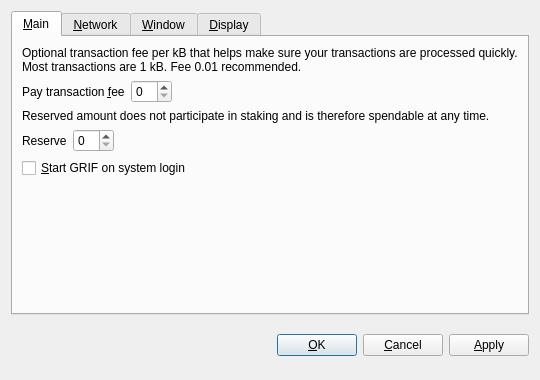
<?xml version="1.0" encoding="UTF-8"?>
<ui version="4.0">
 <class>OptionsDialog</class>
 <widget class="QDialog" name="OptionsDialog">
  <property name="geometry">
   <rect>
    <x>0</x>
    <y>0</y>
    <width>540</width>
    <height>380</height>
   </rect>
  </property>
  <property name="windowTitle">
   <string>Options</string>
  </property>
  <property name="modal">
   <bool>true</bool>
  </property>
  <layout class="QVBoxLayout" name="verticalLayout">
   <item>
    <widget class="QTabWidget" name="tabWidget">
     <property name="tabPosition">
      <enum>QTabWidget::North</enum>
     </property>
     <property name="currentIndex">
      <number>0</number>
     </property>
     <widget class="QWidget" name="tabMain">
      <attribute name="title">
       <string>&amp;Main</string>
      </attribute>
      <layout class="QVBoxLayout" name="verticalLayout_Main">
       <item>
        <widget class="QLabel" name="transactionFeeInfoLabel">
         <property name="text">
          <string>Optional transaction fee per kB that helps make sure your transactions are processed quickly. Most transactions are 1 kB. Fee 0.01 recommended.</string>
         </property>
         <property name="textFormat">
          <enum>Qt::PlainText</enum>
         </property>
         <property name="wordWrap">
          <bool>true</bool>
         </property>
        </widget>
       </item>
       <item>
        <layout class="QHBoxLayout" name="horizontalLayoutFee">
         <item>
          <widget class="QLabel" name="transactionFeeLabel">
           <property name="text">
            <string>Pay transaction &amp;fee</string>
           </property>
           <property name="textFormat">
            <enum>Qt::PlainText</enum>
           </property>
           <property name="buddy">
            <cstring>transactionFee</cstring>
           </property>
          </widget>
         </item>
         <item>
          <widget class="BitcoinAmountField" name="transactionFee"/>
         </item>
         <item>
          <spacer name="horizontalSpacerFee">
           <property name="orientation">
            <enum>Qt::Horizontal</enum>
           </property>
           <property name="sizeHint" stdset="0">
            <size>
             <width>40</width>
             <height>20</height>
            </size>
           </property>
          </spacer>
         </item>
        </layout>
       </item>
       <item>
        <widget class="QLabel" name="reserveBalanceInfoLabel">
         <property name="text">
          <string>Reserved amount does not participate in staking and is therefore spendable at any time.</string>
         </property>
         <property name="textFormat">
          <enum>Qt::PlainText</enum>
         </property>
         <property name="wordWrap">
          <bool>true</bool>
         </property>
        </widget>
       </item>
       <item>
        <layout class="QHBoxLayout" name="horizontalLayoutReserveBalance">
         <item>
          <widget class="QLabel" name="reserveBalanceLabel">
           <property name="text">
            <string>Reserve</string>
           </property>
           <property name="textFormat">
            <enum>Qt::PlainText</enum>
           </property>
           <property name="buddy">
            <cstring>reserveBalance</cstring>
           </property>
          </widget>
         </item>
         <item>
          <widget class="BitcoinAmountField" name="reserveBalance"/>
         </item>
         <item>
          <spacer name="horizontalSpacerReserveBalance">
           <property name="orientation">
            <enum>Qt::Horizontal</enum>
           </property>
           <property name="sizeHint" stdset="0">
            <size>
             <width>40</width>
             <height>20</height>
            </size>
           </property>
          </spacer>
         </item>
        </layout>
       </item>
       <item>
        <widget class="QCheckBox" name="bitcoinAtStartup">
         <property name="toolTip">
          <string>Automatically start GRIF after logging in to the system.</string>
         </property>
         <property name="text">
          <string>&amp;Start GRIF on system login</string>
         </property>
        </widget>
       </item>
       <item>
        <spacer name="verticalSpacer_Main">
         <property name="orientation">
          <enum>Qt::Vertical</enum>
         </property>
         <property name="sizeHint" stdset="0">
          <size>
           <width>20</width>
           <height>40</height>
          </size>
         </property>
        </spacer>
       </item>
      </layout>
     </widget>
     <widget class="QWidget" name="tabNetwork">
      <attribute name="title">
       <string>&amp;Network</string>
      </attribute>
      <layout class="QVBoxLayout" name="verticalLayout_Network">
       <item>
        <widget class="QCheckBox" name="mapPortUpnp">
         <property name="toolTip">
          <string>Automatically open the GRIF client port on the router. This only works when your router supports UPnP and it is enabled.</string>
         </property>
         <property name="text">
          <string>Map port using &amp;UPnP</string>
         </property>
        </widget>
       </item>
       <item>
        <widget class="QCheckBox" name="connectSocks">
         <property name="toolTip">
          <string>Connect to the GRIF network through a SOCKS proxy (e.g. when connecting through Tor).</string>
         </property>
         <property name="text">
          <string>&amp;Connect through SOCKS proxy:</string>
         </property>
        </widget>
       </item>
       <item>
        <layout class="QHBoxLayout" name="horizontalLayout_Network">
         <item>
          <widget class="QLabel" name="proxyIpLabel">
           <property name="text">
            <string>Proxy &amp;IP:</string>
           </property>
           <property name="textFormat">
            <enum>Qt::PlainText</enum>
           </property>
           <property name="buddy">
            <cstring>proxyIp</cstring>
           </property>
          </widget>
         </item>
         <item>
          <widget class="QValidatedLineEdit" name="proxyIp">
           <property name="maximumSize">
            <size>
             <width>140</width>
             <height>16777215</height>
            </size>
           </property>
           <property name="toolTip">
            <string>IP address of the proxy (e.g. 127.0.0.1)</string>
           </property>
          </widget>
         </item>
         <item>
          <widget class="QLabel" name="proxyPortLabel">
           <property name="text">
            <string>&amp;Port:</string>
           </property>
           <property name="textFormat">
            <enum>Qt::PlainText</enum>
           </property>
           <property name="buddy">
            <cstring>proxyPort</cstring>
           </property>
          </widget>
         </item>
         <item>
          <widget class="QLineEdit" name="proxyPort">
           <property name="maximumSize">
            <size>
             <width>55</width>
             <height>16777215</height>
            </size>
           </property>
           <property name="toolTip">
            <string>Port of the proxy (e.g. 9050)</string>
           </property>
          </widget>
         </item>
         <item>
          <widget class="QLabel" name="socksVersionLabel">
           <property name="text">
            <string>SOCKS &amp;Version:</string>
           </property>
           <property name="textFormat">
            <enum>Qt::PlainText</enum>
           </property>
           <property name="buddy">
            <cstring>socksVersion</cstring>
           </property>
          </widget>
         </item>
         <item>
          <widget class="QValueComboBox" name="socksVersion">
           <property name="toolTip">
            <string>SOCKS version of the proxy (e.g. 5)</string>
           </property>
          </widget>
         </item>
         <item>
          <spacer name="horizontalSpacer_Network">
           <property name="orientation">
            <enum>Qt::Horizontal</enum>
           </property>
           <property name="sizeHint" stdset="0">
            <size>
             <width>40</width>
             <height>20</height>
            </size>
           </property>
          </spacer>
         </item>
        </layout>
       </item>
       <item>
        <spacer name="verticalSpacer_Network">
         <property name="orientation">
          <enum>Qt::Vertical</enum>
         </property>
         <property name="sizeHint" stdset="0">
          <size>
           <width>20</width>
           <height>40</height>
          </size>
         </property>
        </spacer>
       </item>
      </layout>
     </widget>
     <widget class="QWidget" name="tabWindow">
      <attribute name="title">
       <string>&amp;Window</string>
      </attribute>
      <layout class="QVBoxLayout" name="verticalLayout_Window">
       <item>
        <widget class="QCheckBox" name="minimizeToTray">
         <property name="toolTip">
          <string>Show only a tray icon after minimizing the window.</string>
         </property>
         <property name="text">
          <string>&amp;Minimize to the tray instead of the taskbar</string>
         </property>
        </widget>
       </item>
       <item>
        <widget class="QCheckBox" name="minimizeOnClose">
         <property name="toolTip">
          <string>Minimize instead of exit the application when the window is closed. When this option is enabled, the application will be closed only after selecting Quit in the menu.</string>
         </property>
         <property name="text">
          <string>M&amp;inimize on close</string>
         </property>
        </widget>
       </item>
       <item>
        <spacer name="verticalSpacer_Window">
         <property name="orientation">
          <enum>Qt::Vertical</enum>
         </property>
         <property name="sizeHint" stdset="0">
          <size>
           <width>20</width>
           <height>40</height>
          </size>
         </property>
        </spacer>
       </item>
      </layout>
     </widget>
     <widget class="QWidget" name="tabDisplay">
      <attribute name="title">
       <string>&amp;Display</string>
      </attribute>
      <layout class="QVBoxLayout" name="verticalLayout_Display">
       <item>
        <layout class="QHBoxLayout" name="horizontalLayout_1_Display">
         <item>
          <widget class="QLabel" name="langLabel">
           <property name="text">
            <string>User Interface &amp;language:</string>
           </property>
           <property name="textFormat">
            <enum>Qt::PlainText</enum>
           </property>
           <property name="buddy">
            <cstring>lang</cstring>
           </property>
          </widget>
         </item>
         <item>
          <widget class="QValueComboBox" name="lang">
           <property name="toolTip">
            <string>The user interface language can be set here. This setting will take effect after restarting GRIF.</string>
           </property>
          </widget>
         </item>
        </layout>
       </item>
       <item>
        <layout class="QHBoxLayout" name="horizontalLayout_2_Display">
         <item>
          <widget class="QLabel" name="unitLabel">
           <property name="text">
            <string>&amp;Unit to show amounts in:</string>
           </property>
           <property name="textFormat">
            <enum>Qt::PlainText</enum>
           </property>
           <property name="buddy">
            <cstring>unit</cstring>
           </property>
          </widget>
         </item>
         <item>
          <widget class="QValueComboBox" name="unit">
           <property name="toolTip">
            <string>Choose the default subdivision unit to show in the interface and when sending coins.</string>
           </property>
          </widget>
         </item>
        </layout>
       </item>
       <item>
        <widget class="QCheckBox" name="displayAddresses">
         <property name="toolTip">
          <string>Whether to show GRIF addresses in the transaction list or not.</string>
         </property>
         <property name="text">
          <string>&amp;Display addresses in transaction list</string>
         </property>
        </widget>
       </item>
       <item>
        <widget class="QCheckBox" name="coinControlFeatures">
         <property name="toolTip">
          <string>Whether to show coin control features or not.</string>
         </property>
         <property name="text">
          <string>Display coin &amp;control features (experts only!)</string>
         </property>
        </widget>
       </item>
       <item>
        <spacer name="verticalSpacer_Display">
         <property name="orientation">
          <enum>Qt::Vertical</enum>
         </property>
         <property name="sizeHint" stdset="0">
          <size>
           <width>20</width>
           <height>40</height>
          </size>
         </property>
        </spacer>
       </item>
      </layout>
     </widget>
    </widget>
   </item>
   <item>
    <layout class="QHBoxLayout" name="horizontalLayout_Buttons">
     <item>
      <spacer name="horizontalSpacer_1">
       <property name="orientation">
        <enum>Qt::Horizontal</enum>
       </property>
       <property name="sizeHint" stdset="0">
        <size>
         <width>40</width>
         <height>48</height>
        </size>
       </property>
      </spacer>
     </item>
     <item>
      <widget class="QLabel" name="statusLabel">
       <property name="font">
        <font>
         <weight>75</weight>
         <bold>true</bold>
        </font>
       </property>
       <property name="text">
        <string/>
       </property>
       <property name="textFormat">
        <enum>Qt::PlainText</enum>
       </property>
       <property name="wordWrap">
        <bool>true</bool>
       </property>
      </widget>
     </item>
     <item>
      <spacer name="horizontalSpacer_2">
       <property name="orientation">
        <enum>Qt::Horizontal</enum>
       </property>
       <property name="sizeHint" stdset="0">
        <size>
         <width>40</width>
         <height>48</height>
        </size>
       </property>
      </spacer>
     </item>
     <item>
      <widget class="QPushButton" name="okButton">
       <property name="text">
        <string>&amp;OK</string>
       </property>
      </widget>
     </item>
     <item>
      <widget class="QPushButton" name="cancelButton">
       <property name="text">
        <string>&amp;Cancel</string>
       </property>
       <property name="autoDefault">
        <bool>false</bool>
       </property>
      </widget>
     </item>
     <item>
      <widget class="QPushButton" name="applyButton">
       <property name="text">
        <string>&amp;Apply</string>
       </property>
       <property name="autoDefault">
        <bool>false</bool>
       </property>
      </widget>
     </item>
    </layout>
   </item>
  </layout>
 </widget>
 <customwidgets>
  <customwidget>
   <class>BitcoinAmountField</class>
   <extends>QSpinBox</extends>
   <header>bitcoinamountfield.h</header>
  </customwidget>
  <customwidget>
   <class>QValueComboBox</class>
   <extends>QComboBox</extends>
   <header>qvaluecombobox.h</header>
  </customwidget>
  <customwidget>
   <class>QValidatedLineEdit</class>
   <extends>QLineEdit</extends>
   <header>qvalidatedlineedit.h</header>
  </customwidget>
 </customwidgets>
 <resources/>
 <connections/>
</ui>
